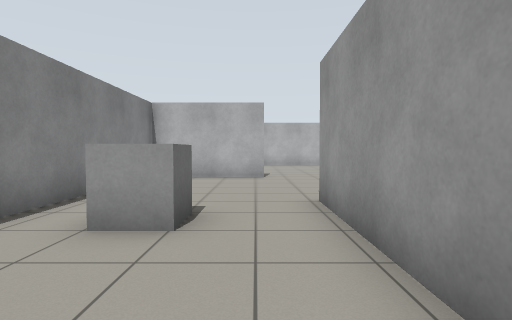
View 1 (above)

15 first-person views from a walk through a world built for the Gazebo simulator. The camera is 0.94 m above the floor, tilts 2° down and sees 80° across. The floor is counted in squares, 1 m on a side. Each view is taken from the middle of a square. On the plan, view 1 faces up. The plan holds only what a view shows up to about 11 squares ahead; the rest is blank.

View 2
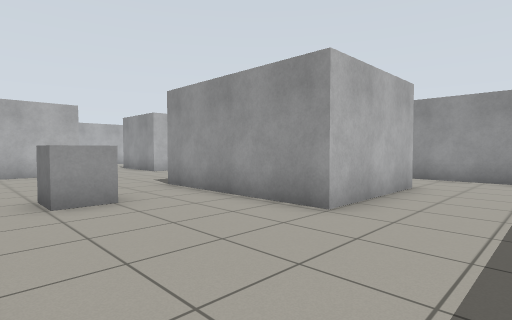

View 3
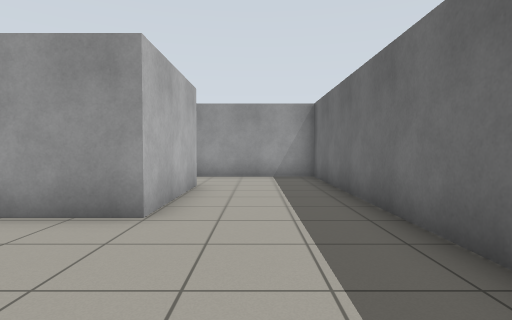

View 4
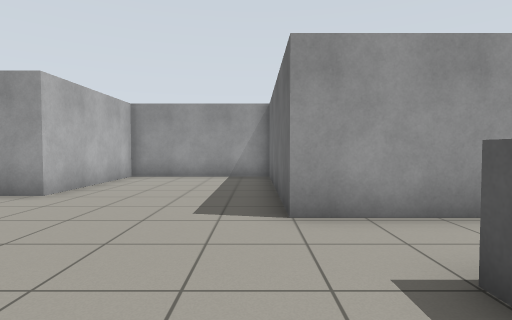

View 5
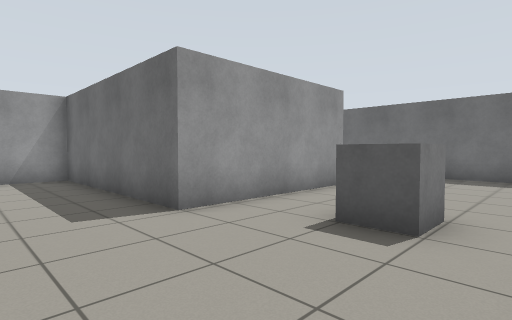

View 6
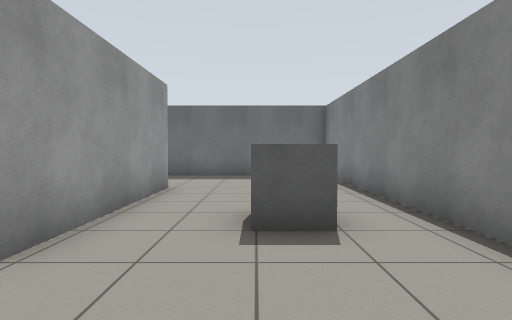

View 7
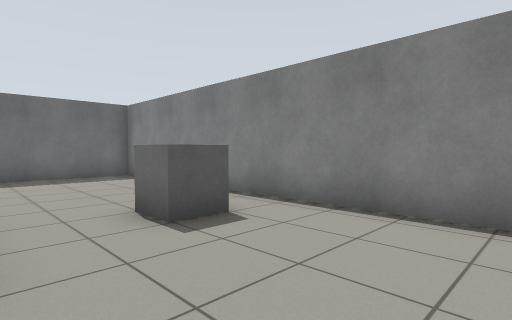

View 8
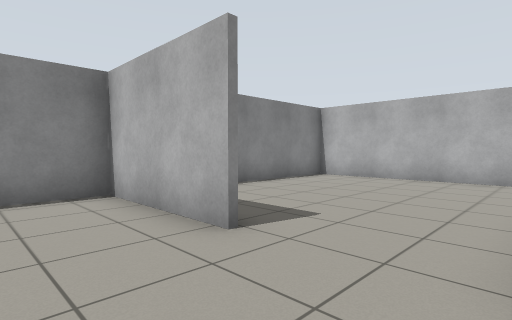

View 9
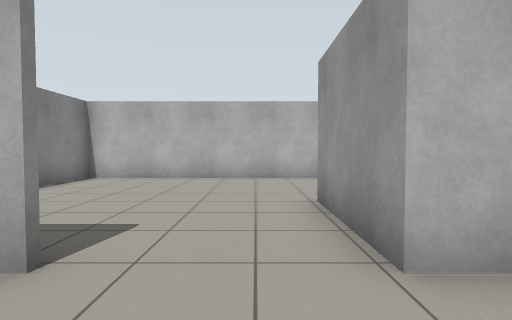

View 10
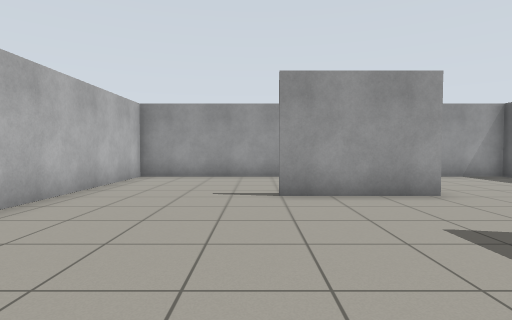

View 11
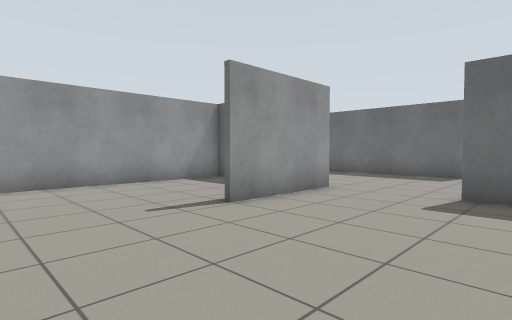

View 12
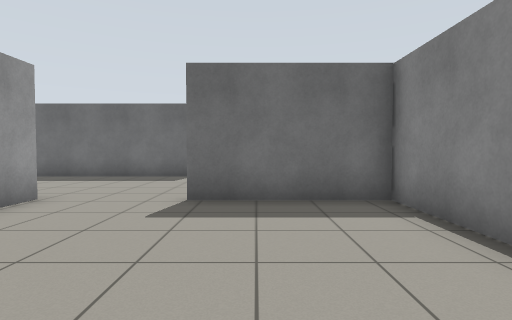

View 13
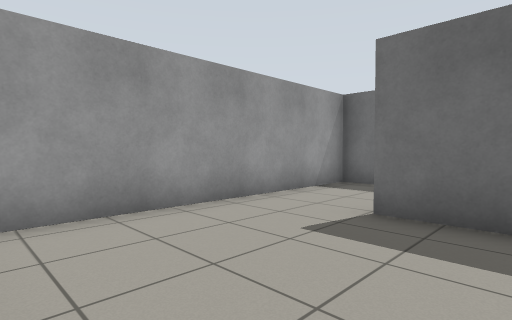

View 14
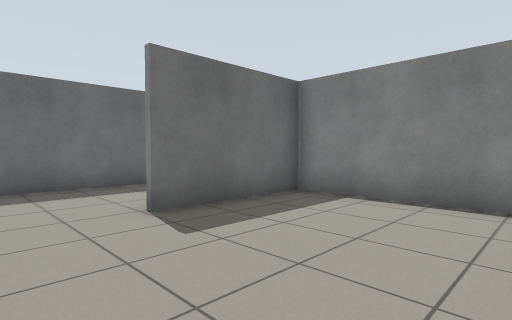

View 15
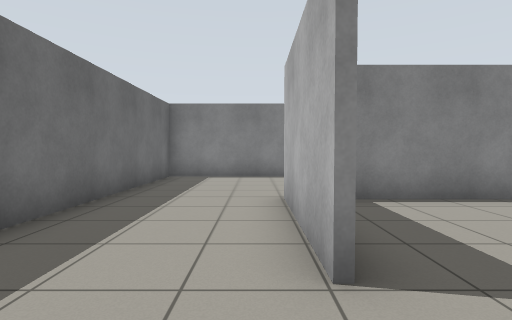

### Floor plan
Ten units are one square. View 1 is at (0, 0); x grows to the right and y downward. Boxes are objects, and circles mark ways between rooms. Rooms are numbered by the first view taken in them; rooms with no view inside come last. Other rooms are left out.
<svg viewBox="-40 -185 120 220">
<path fill="none" stroke="#000" d="M13 -49 13 -7 50 -7M50 -5 12 -5 12 -55 74 -55 74 -100M4 -103 -35 -103M-35 -100 -35 30 74 30 74 -46M75 -103 31 -103M31 -103 31 -136M70 -104 75 -104M-35 -104 4 -104M74 -100 74 -180 -35 -180 -35 -100"/>
<rect x="-25" y="-45" width="20" height="10" fill="#bbb"><title>grey box</title></rect>
<circle cx="15" cy="-100" r="3" fill="#2a7"/>
<text x="20" y="-30">1</text>
<text x="20" y="-140">2</text>
</svg>
Room 1 opens to room 2.

Where each view was taken, in squares from view 1:
view 1: 0 up, 0 right, facing up
view 2: 2 down, 3 left, facing up-right
view 3: 1 down, 3 left, facing right
view 4: 6 up, 3 left, facing right
view 5: 8 up, 3 left, facing down-right
view 6: 8 up, 1 left, facing down
view 7: 8 up, 1 right, facing down-left
view 8: 8 up, 3 right, facing up-left
view 9: 8 up, 2 right, facing up
view 10: 14 up, 3 left, facing right
view 11: 17 up, 1 left, facing down-right
view 12: 16 up, 1 left, facing down
view 13: 5 up, 3 right, facing down-right
view 14: 5 up, 7 right, facing down-left
view 15: 0 up, 7 right, facing left
